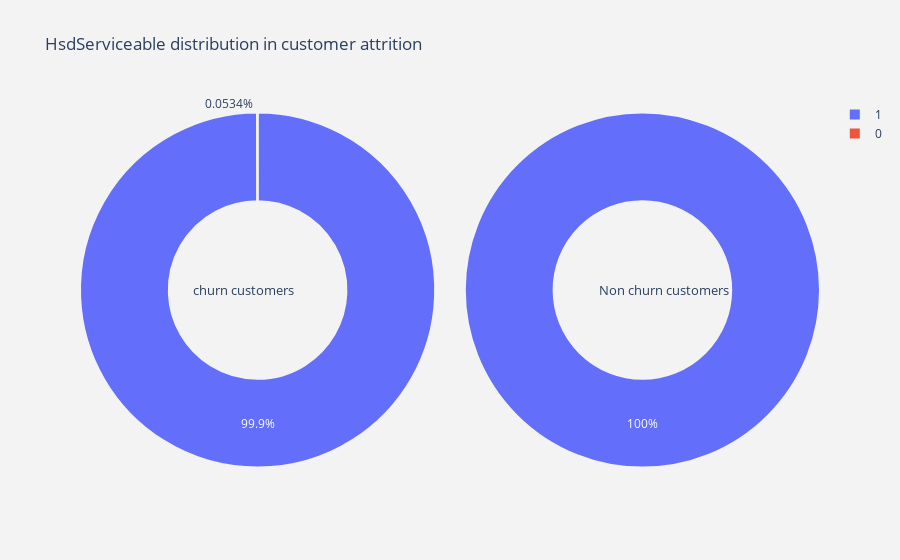

The notebook cell this image was saved under:
### Code cell
plot_pie('HsdServiceable')

### Figure 1 — Plotly figure (JSON) as saved in the notebook; plotly's stock layout.template omitted (floating-point values rounded to 4 significant figures)
{"data": [{"domain": {"x": [0, 0.48]}, "hole": 0.5, "hoverinfo": "label+percent+name", "labels": [1, 0], "marker": {"line": {"color": "rgb(243,243,243)", "width": 2}}, "name": "Churn Customers", "type": "pie", "values": [196398, 105]}, {"domain": {"x": [0.52, 1]}, "hole": 0.5, "hoverinfo": "label+percent+name", "labels": [1], "marker": {"line": {"color": "rgb(243,243,243)", "width": 2}}, "name": "Non churn customers", "type": "pie", "values": [56070]}], "layout": {"annotations": [{"font": {"size": 13}, "showarrow": false, "text": "churn customers", "x": 0.15, "y": 0.5}, {"font": {"size": 13}, "showarrow": false, "text": "Non churn customers", "x": 0.88, "y": 0.5}], "paper_bgcolor": "rgb(243,243,243)", "plot_bgcolor": "rgb(243,243,243)", "title": {"text": "HsdServiceable distribution in customer attrition "}}}
